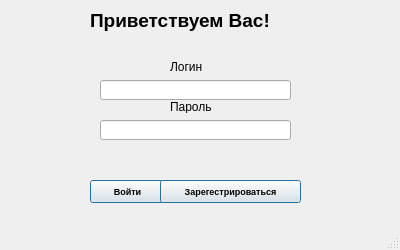
<?xml version="1.0" encoding="UTF-8"?>
<ui version="4.0">
 <class>MainWindow</class>
 <widget class="QMainWindow" name="MainWindow">
  <property name="geometry">
   <rect>
    <x>0</x>
    <y>0</y>
    <width>400</width>
    <height>250</height>
   </rect>
  </property>
  <property name="minimumSize">
   <size>
    <width>400</width>
    <height>250</height>
   </size>
  </property>
  <property name="maximumSize">
   <size>
    <width>400</width>
    <height>250</height>
   </size>
  </property>
  <property name="windowTitle">
   <string>Вход</string>
  </property>
  <property name="windowIcon">
   <iconset resource="photo.qrc">
    <normaloff>:/images/icon.ico</normaloff>:/images/icon.ico</iconset>
  </property>
  <property name="toolButtonStyle">
   <enum>Qt::ToolButtonIconOnly</enum>
  </property>
  <widget class="QWidget" name="centralWidget">
   <widget class="QLabel" name="label">
    <property name="geometry">
     <rect>
      <x>90</x>
      <y>10</y>
      <width>231</width>
      <height>21</height>
     </rect>
    </property>
    <property name="font">
     <font>
      <pointsize>14</pointsize>
      <weight>75</weight>
      <bold>true</bold>
     </font>
    </property>
    <property name="text">
     <string>Приветствуем Вас!</string>
    </property>
   </widget>
   <widget class="QLabel" name="label_2">
    <property name="geometry">
     <rect>
      <x>170</x>
      <y>60</y>
      <width>46</width>
      <height>13</height>
     </rect>
    </property>
    <property name="text">
     <string>Логин</string>
    </property>
   </widget>
   <widget class="QLabel" name="label_3">
    <property name="geometry">
     <rect>
      <x>170</x>
      <y>100</y>
      <width>46</width>
      <height>13</height>
     </rect>
    </property>
    <property name="text">
     <string>Пароль</string>
    </property>
   </widget>
   <widget class="QPushButton" name="pushButton">
    <property name="geometry">
     <rect>
      <x>90</x>
      <y>180</y>
      <width>75</width>
      <height>23</height>
     </rect>
    </property>
    <property name="font">
     <font>
      <pointsize>7</pointsize>
      <weight>75</weight>
      <bold>true</bold>
     </font>
    </property>
    <property name="text">
     <string>Войти</string>
    </property>
    <property name="autoDefault">
     <bool>false</bool>
    </property>
    <property name="default">
     <bool>true</bool>
    </property>
    <property name="flat">
     <bool>false</bool>
    </property>
   </widget>
   <widget class="QPushButton" name="pushButton_2">
    <property name="geometry">
     <rect>
      <x>160</x>
      <y>180</y>
      <width>141</width>
      <height>23</height>
     </rect>
    </property>
    <property name="font">
     <font>
      <pointsize>7</pointsize>
      <weight>75</weight>
      <bold>true</bold>
     </font>
    </property>
    <property name="text">
     <string>Зарегестрироваться</string>
    </property>
    <property name="autoDefault">
     <bool>false</bool>
    </property>
    <property name="default">
     <bool>true</bool>
    </property>
    <property name="flat">
     <bool>false</bool>
    </property>
   </widget>
   <widget class="QLabel" name="label_4">
    <property name="geometry">
     <rect>
      <x>100</x>
      <y>150</y>
      <width>191</width>
      <height>20</height>
     </rect>
    </property>
    <property name="text">
     <string/>
    </property>
    <property name="alignment">
     <set>Qt::AlignCenter</set>
    </property>
   </widget>
   <widget class="QLineEdit" name="lineEdit">
    <property name="geometry">
     <rect>
      <x>100</x>
      <y>80</y>
      <width>191</width>
      <height>20</height>
     </rect>
    </property>
    <property name="inputMask">
     <string/>
    </property>
    <property name="maxLength">
     <number>20</number>
    </property>
    <property name="echoMode">
     <enum>QLineEdit::Normal</enum>
    </property>
    <property name="cursorPosition">
     <number>0</number>
    </property>
    <property name="cursorMoveStyle">
     <enum>Qt::LogicalMoveStyle</enum>
    </property>
   </widget>
   <widget class="QLineEdit" name="lineEdit_2">
    <property name="geometry">
     <rect>
      <x>100</x>
      <y>120</y>
      <width>191</width>
      <height>20</height>
     </rect>
    </property>
    <property name="text">
     <string/>
    </property>
    <property name="maxLength">
     <number>20</number>
    </property>
    <property name="frame">
     <bool>true</bool>
    </property>
    <property name="echoMode">
     <enum>QLineEdit::Password</enum>
    </property>
   </widget>
  </widget>
  <widget class="QStatusBar" name="statusBar"/>
 </widget>
 <layoutdefault spacing="6" margin="11"/>
 <resources>
  <include location="photo.qrc"/>
 </resources>
 <connections/>
</ui>
